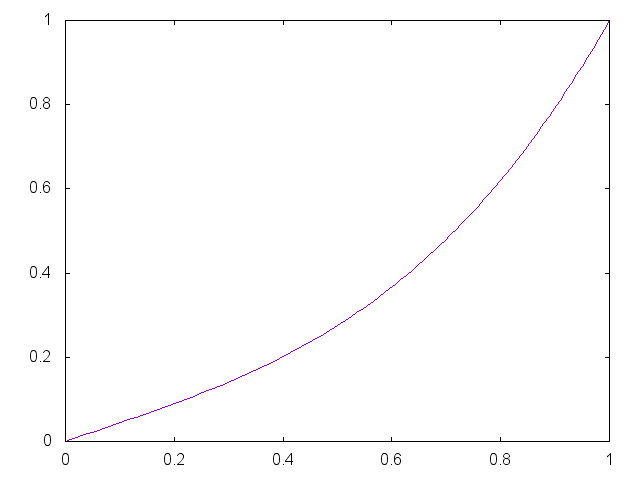

Write the gnuplot code that produced this figure.
set term png

set output "generate/static/generate/bezier-0.15-0.25.png"
plot '-' smooth bezier notitle
0 0
0.33 0.15
0.67 0.25 
1 1
e

reset;
